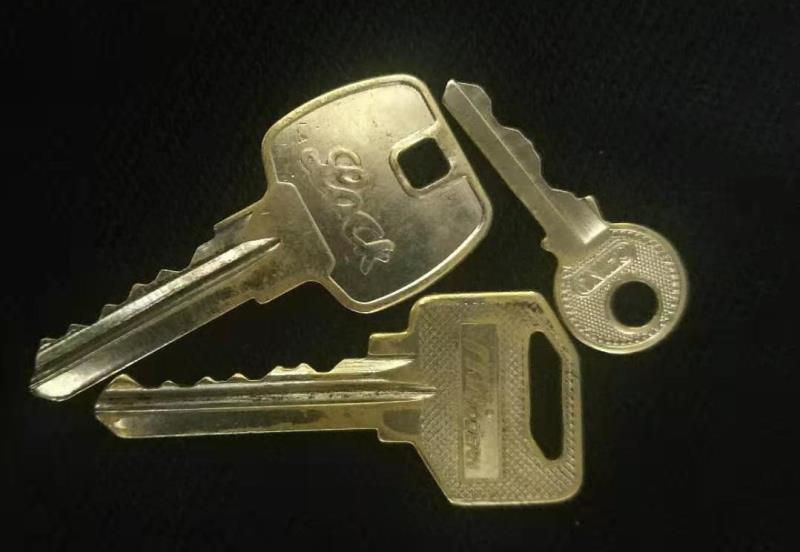
#> input picture chapter8/images/keys.jpg, 800 x 552 px
$ python PyrMeanShiftFiltering.py
#> lines starting #> are read from the running program, lines starting #| are printed output that depends on the picture; after the words box and inside, x2 and y2 are one past the last pixel; in counts of white or black regions, pixels touching at a corner belong together
# -*- coding:utf-8 -*-
import cv2 as cv
import numpy as np
import sys


if __name__ == '__main__':
    # 读取图像keys.jpg
    image = cv.imread('./images/keys.jpg')
#> image is the input picture: shape (552, 800, 3); mean B, G, R 35.2, 49.1, 51.1
    if image is None:
        print('Failed to read keys.jpg.')
        sys.exit()

    # 定义迭代算法终止条件
    criteria = (cv.TERM_CRITERIA_EPS + cv.TERM_CRITERIA_MAX_ITER, 10, 0.1)
    # 进行分割
    result1 = cv.pyrMeanShiftFiltering(image, 20, 40, maxLevel=2, termcrit=criteria)
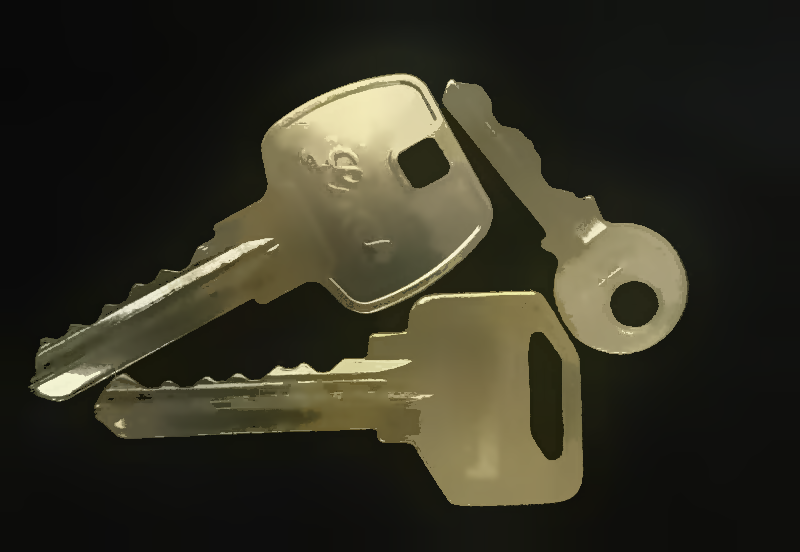
#> result1: shape (552, 800, 3); mean B, G, R 35, 48.5, 50.4
    result2 = cv.pyrMeanShiftFiltering(result1, 20, 40, maxLevel=2, termcrit=criteria)

    # 对图像进行Canny边缘提取
    img_canny = cv.Canny(image, 150, 300)
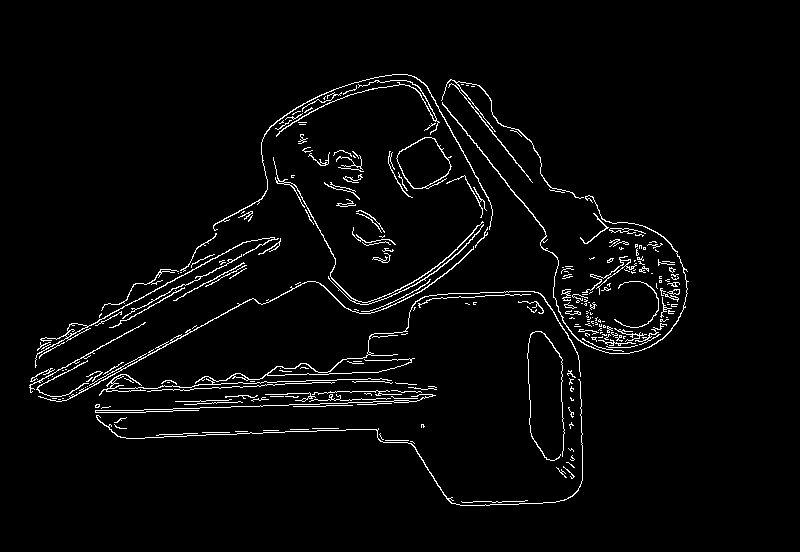
#> img_canny: shape (552, 800); 3.1% white in thin lines or dots, all inside (x1, y1, x2, y2) = (29, 74, 689, 506)
    result1_canny = cv.Canny(result1, 150, 300)
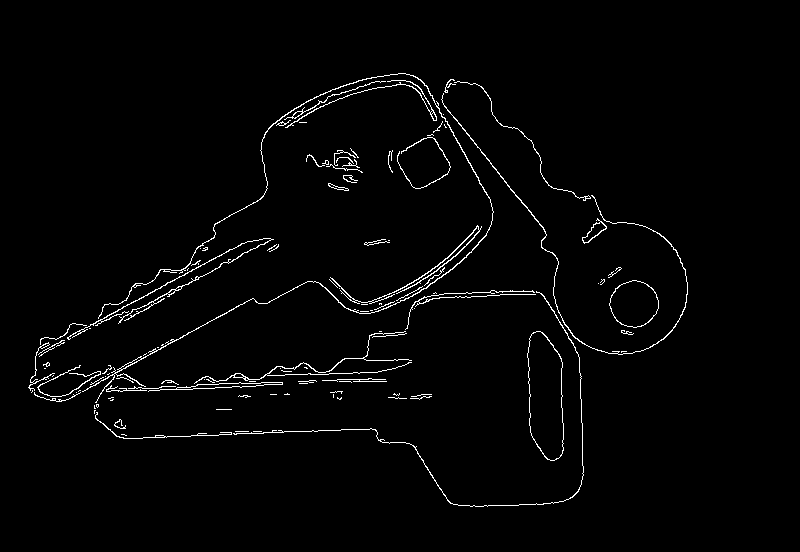
#> result1_canny: shape (552, 800); 1.9% white in thin lines or dots, all inside (x1, y1, x2, y2) = (28, 73, 688, 507)
    result2_canny = cv.Canny(result2, 150, 300)
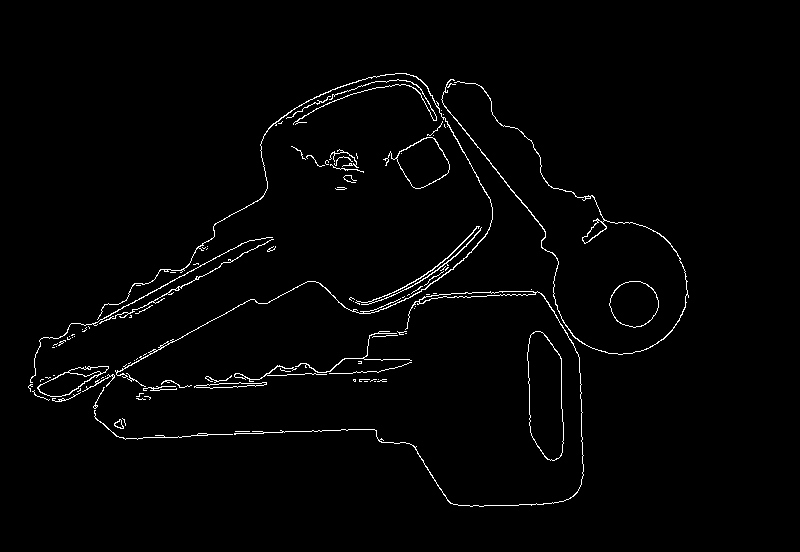
#> result2_canny: shape (552, 800); 1.7% white in thin lines or dots, all inside (x1, y1, x2, y2) = (28, 73, 689, 507)

    # 展示结果
    cv.imshow('Origin', image)
    cv.imshow('Origin Canny', img_canny)
    cv.imshow('Result1', result1)
    cv.imshow('Result1 Canny', result1_canny)
    cv.imshow('Result2', result2)
    cv.imshow('Result2 Canny', result2_canny)
    cv.waitKey(0)
    cv.destroyAllWindows()
